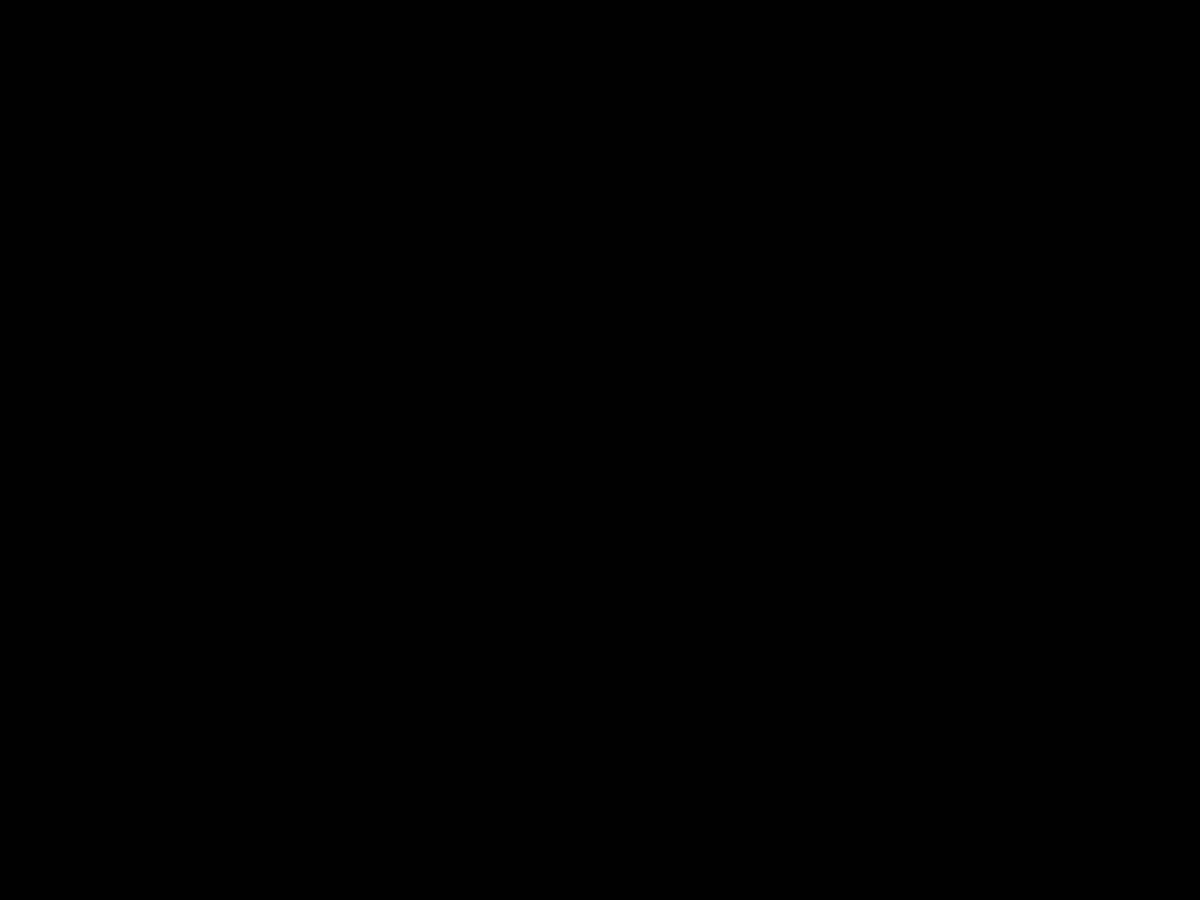
Frame 1 (no input)
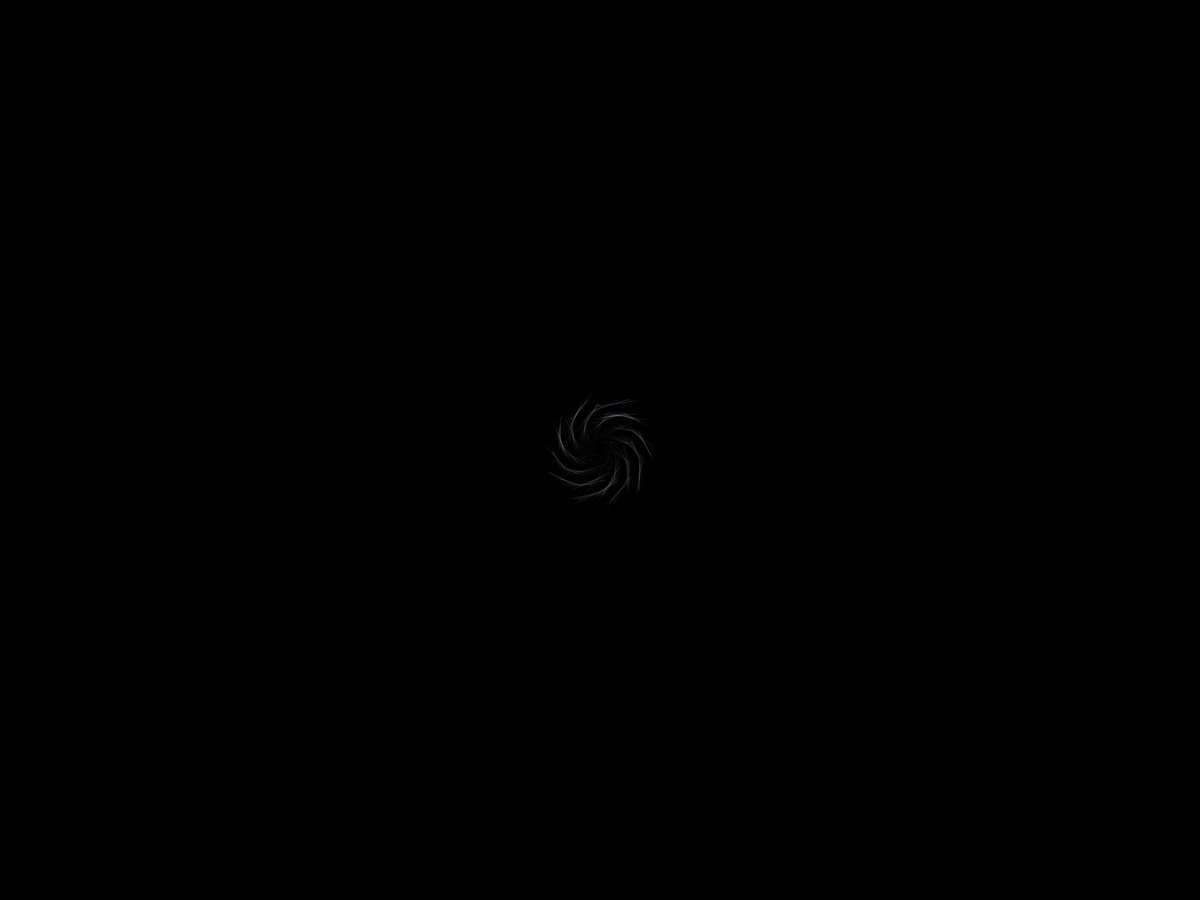
Frame 60 (the mouse pressed at the canvas centre just before this capture)
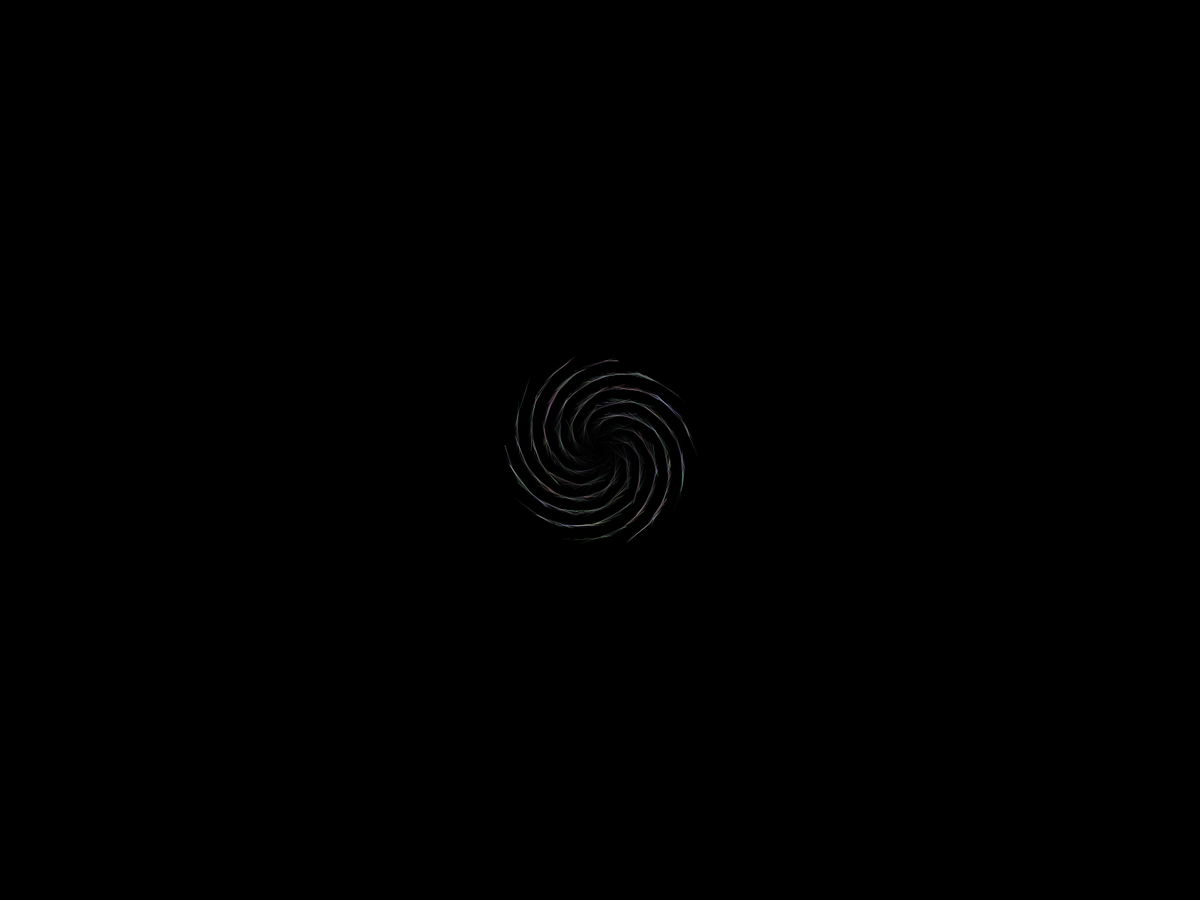
Frame 120 (the mouse held since frame 60 and released just before this capture)

The Processing sketch that drew these frames (run headless with seeded random() and noise(); from frame 60 on, the mouse is pressed at the canvas centre):

// Processing sketch: FlatSpiral
// ── FlatSpiral.pde
float angle, x, vx,y,vy;
void setup() {
  fullScreen();
  vx=1;
  vy=1;
   background(0);

}
void draw() {
  translate(width/2, height/2);
  noStroke();
  rotate(angle);
  int n=10;
  for (int i=0; i<n; i++) {
    rotate(TWO_PI/n);
    fill(random(130,255),random(130,255),random(130,255));
    triangle(x, 0, x+random(width/14*x/width/14),random(height/18), x, random(width/28));
     /*fill(random(130,255),random(130,255),random(130,255));
    triangle(50,y,50+random(50),y+random(50),50+random(50),y);
    fill(random(130,255),random(130,255),random(130,255));
    triangle(x,y,x+random(50),y+random(50),x+random(50),y); */
  }
  angle+=random(0.06);
  x+=vx;
  y+=vy;
  if (x>width/2 || x<0) {
    x=0;
    background(0);
    angle=0;
  }
  if (y>height/2 || y<0) {
    y=0;
    background(0);
    angle =0;
  }
}

// ── triangle.pde
class flattriangle{
  float one, two, three, four, five, six, rotation;
  color c, c1;
  flattriangle(float one, float two, float three, float four, float five, float six, color c, float rotation){
    this.one = one;
    this.two = two;
    this.three = three;
    this.four = four;
    this.five = five;
    this.six = six;
    this.c =c;
    this.c1=c;
    this.rotation = rotation;
  }
  
  void display(){
    rotate(rotation);
    fill(c);
    triangle(one,two,three,four,five,six);
  }
  void black(){
    c=(0);
  }
  void noBlack(){
    c = c1;
  }
}
